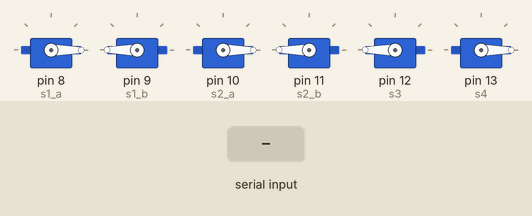
This sketch was run on a simulated Arduino Uno, built with avr-gcc and run on an emulated ATmega328P. Shown: 6 × servo. Inputs (shaded band) come from the test bench.

Above: at 1.2 s.
1.3 s: "90,45\n" received over Serial
At 3.1 s:
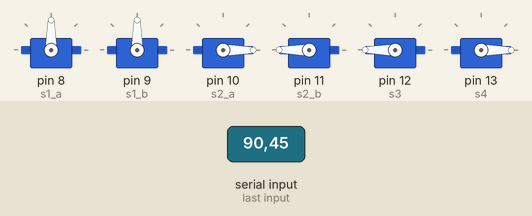
3.7 s: "30,150\n" received over Serial
At 5.3 s:
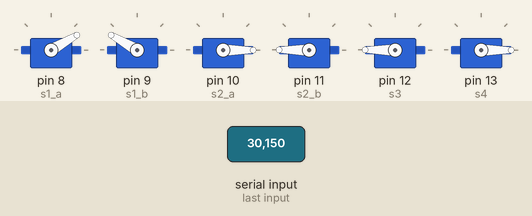
5.8 s: "200\n" received over Serial
At 7.9 s:
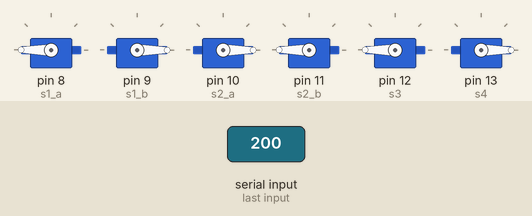
8.8 s: "5\n" received over Serial
At 9.21 s:
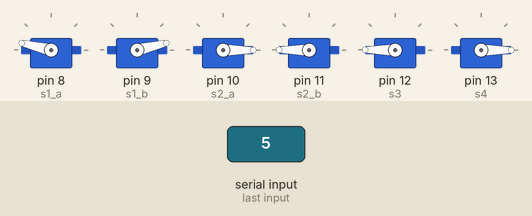
Timing chart, 0 to 12.4 s (numbered marks = the images above; inputs shaded):
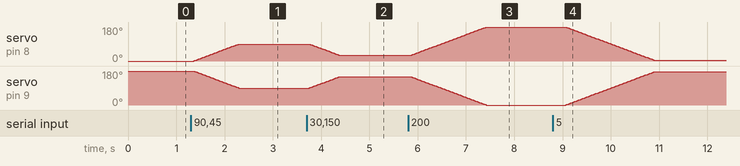

Measured:
- after the input at 1.3 s, servo on pin 8 (s1_a): moves from 0° to 90° over 0.93 s, starting after 0.06 s; servo on pin 9 (s1_b): moves from 180° to 90° over 0.93 s, starting after 0.06 s
- after the input at 3.7 s, servo on pin 8 (s1_a): moves from 90° to 30° over 0.62 s, starting after 0.06 s; servo on pin 9 (s1_b): moves from 90° to 150° over 0.62 s, starting after 0.06 s
- after the input at 5.8 s, servo on pin 8 (s1_a): moves from 30° to 180° over 1.6 s, starting after 0.06 s; servo on pin 9 (s1_b): moves from 150° to 0° over 1.6 s, starting after 0.06 s
- after the input at 8.8 s, servo on pin 8 (s1_a): moves from 180° to 5° over 1.8 s, starting after 0.27 s; servo on pin 9 (s1_b): moves from 0° to 175° over 1.8 s, starting after 0.27 s

The sketch:

aurdinoController.ino.ino
```cpp
#include<Servo.h>
Servo s1_a;
Servo s1_b;
Servo s2_a;
Servo s2_b;
Servo s3;
Servo s4;

int newv[]={0,0,0,0,0};
int old[]={0,0,0,0,0};

int sgn(int newv,int old){
  if(newv>old){
    return 1;
  }
  else if(newv==old){
    return 0;
  }
  else{
    return -1;
  }
}

void setup() {
  Serial.begin(9600);
  Serial.setTimeout(10);
  s1_a.attach(8);
  s1_b.attach(9);
  s2_a.attach(10);
  s2_b.attach(11);
  s3.attach(12);
  s4.attach(13);
}

void loop() {
  if (Serial.available() > 0) {
    for(int i=0;i<5;i++){
    String str = Serial.readStringUntil(' ');
    str.trim();
    int a=str.toInt();
    newv[i]=a;
    }
  }
  s1_a.write(old[0]+sgn(newv[0],old[0]));
  s1_b.write(180-(old[0]+sgn(newv[0],old[0])));

  s2_a.write(old[1]+sgn(newv[1],old[1]));
  s2_b.write(180-(old[1]+sgn(newv[1],old[1])));

  s3.write(180-newv[2]);
  s4.write(newv[3]);

  delay(10);
  for(int i=0;i<5;i++){
    old[i]=old[i]+sgn(newv[i],old[i]);
  }

}
```
